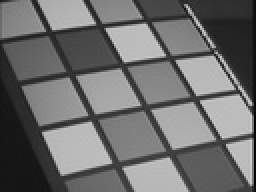
%> input picture img01.jpg, 128 x 96 px, shrunk from 640 x 480 before the run (shown 2 times larger)
$ octave --eval "lab3_demo(imread('img01.jpg'));"   (GNU Octave 9; MATLAB toolbox functions it lacks are replaced by stand-ins)
%> lines starting %> are read from the running program, lines starting %| are printed output that depends on the picture; in (x1, y1, x2, y2) boxes, pixels count from 0 and x2, y2 are one past the last pixel; in counts of white or black regions, pixels touching at a corner belong together; the program's own positions count from 1
### myEdgeFilter.m
function [Im Ix Iy] = myEdgeFilter(img, sigma)
X=img;
siz=size(X);
row_zeros=zeros(1,siz(2));
X=[row_zeros;X;row_zeros];
colum_zeros=zeros(siz(1)+2,1);
X=[colum_zeros X colum_zeros];
X(1,:)=X(2,:);
X(end,:)=X(end-1,:);
X(:,1)=X(:,2);
X(:,end)=X(:,end-1);
%g = fspecial('gaussian',[3 3], sigma);
%X=myImageFilter(X,g);
%X = imgaussfilt(X,2);
X=single(X);
h=[-1 0 1; -2 0 2;-1 0 1];
v=[1 2 1; 0 0 0;-1 -2 -1];
Ix=myImageFilter(X,h);
Iy=(myImageFilter(X,v));
Im=sqrt(Ix.^2+Iy.^2);
% [6 lines of commented-out code are left out]


### myImageFilter.m
function [img]=myImageFilter(img0,h)
X=img0;
siz=size(X);
Y= length(siz);
if Y==3
X=rgb2gray(X);
end
row_zeros=zeros(1,siz(2));
X=[row_zeros;X;row_zeros];
colum_zeros=zeros(siz(1)+2,1);
X=[colum_zeros X colum_zeros];
X(1,:)=X(2,:);
X(end,:)=X(end-1,:);
X(:,1)=X(:,2);
X(:,end)=X(:,end-1);
X=single(X);
for i=2:(siz(1)+1)
    for j=2:(siz(2)+1)
        %making a 3X3 matrix
        addi=0;
        T=[X(i-1,j-1) X(i-1,j) X(i-1,j+1);X(i,j-1) X(i,j) X(i,j+1);X(i+1,j-1) X(i+1,j) X(i+1,j+1)];


        for k=1:3
            for l=1:3
                addi=(addi+T(k,l)*h(4-k,4-l));
            end
        end
        img(i-1,j-1)=addi;
    end

end
%img=uint8(img);
%imshow(img)

### myHarrisCorner.m
function [R] = myHarrisCorner(Ix, Iy, threshold)
% [30 lines of commented-out code are left out]
Ixx=Ix.^2;
Ixy=Ix.*Iy;
Iyy=Iy.^2;
%fprintf('done with my edge');
k=0.15;
c=0;
g = fspecial('gaussian',[3 3], 3);
Ixx=myImageFilter(Ixx,g);
Iyy=myImageFilter(Iyy,g);
Ixy=myImageFilter(Ixy,g);
% Ixx=single(Ixx);
% Iyy=single(Iyy);
% Ixy=single(Ixy);
 siz=size(Ixx);
%threshold=30000;
R=zeros(siz(1),siz(2));
for i=1:siz(1)
    for j=1:siz(2)
        H=[Ixx(i,j) Ixy(i,j); Ixy(i,j) Iyy(i,j)];
        Im(i,j)= det(H)-k*(trace(H)^2);
        if (Im(i,j)/100)>threshold
            R(i,j)=255;
            c=c+1;
        end
    end
end


### lab3_demo.m
function lab3_demo(imag)
img1=imag;
siz=size(imag);
Y= length(siz);
if Y==3
imag=rgb2gray(imag);
end
sigma=1;
[Im Ix Iy]=myEdgeFilter(imag, sigma);
threshold=500000;
[R1] = myHarrisCorner(Ix, Iy, threshold);
Im=uint8(Im);
subplot(2,2,1)
imshow(Im)
title('Im-My edge filter');
%figure()
Ix=uint8(Ix);
subplot(2,2,2)
imshow(Ix);
title('Ix-My edge filter');
Iy=uint8(Iy);
subplot(2,2,3)
imshow(Iy);
title('Iy-My edge filter');
hold on
%imshow(Im);
subplot(2,2,4)
[ind_i,ind_j]=find(R1==255);
imshow(img1)
hold on
plot(ind_j,ind_i,'ro')
title('Harris Corner Detection');
%> in lab3_demo, img1 is the input picture: size 96x128 uint8; min 3, max 210, mean 109.7
%> in myEdgeFilter, `X(1,:)=X(2,:);`: X: size 98x130 uint8; min 0, max 210, mean 106.7
%> in myEdgeFilter, `X(end,:)=X(end-1,:);`: X: size 98x130 uint8; min 0, max 210, mean 107.7
%> in myEdgeFilter, `X(:,1)=X(:,2);`: X: size 98x130 uint8; min 0, max 210, mean 108
%> in myEdgeFilter, `X(:,end)=X(:,end-1);`: X: size 98x130 uint8; min 3, max 210, mean 108
%> in myImageFilter, `X(1,:)=X(2,:);`: X: size 100x132 single; min 0, max 210, mean 105.2
%> in myImageFilter, `X(end,:)=X(end-1,:);`: X: size 100x132 single; min 0, max 210, mean 106.1
%> in myImageFilter, `X(:,1)=X(:,2);`:
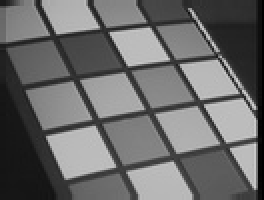
%> X: size 100x132 single (shown 2 times larger); min 0, max 210, mean 106.4
%> in myImageFilter, `X(:,end)=X(:,end-1);`: X: size 100x132 single; 0.76% of pixels changed, all inside (x1, y1, x2, y2) = (131, 0, 132, 100)
%> in myImageFilter (call 3), `X(1,:)=X(2,:);`: X: size 100x132 single; min 0, max 627264, mean 16080.3
%> in myImageFilter (call 3), `X(end,:)=X(end-1,:);`: X: size 100x132 single; min 0, max 627264, mean 16151
%> in myImageFilter (call 4), `X(:,1)=X(:,2);`: X: size 100x132 single; min 0, max 405769, mean 17030
%> in myImageFilter (call 4), `X(:,end)=X(:,end-1);`: X: size 100x132 single; min 0, max 405769, mean 17030.9
%> after the loop in myImageFilter (call 4), `for i=2:(siz(1)+1)`:
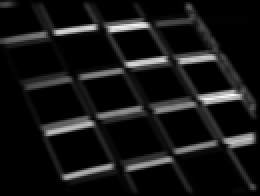
%> img: size 98x130 single (shown 2 times larger); min 0, max 209249.1, mean 17621.2; drawn with min black and max white
%> after the loop in myImageFilter (call 5), `for i=2:(siz(1)+1)`:
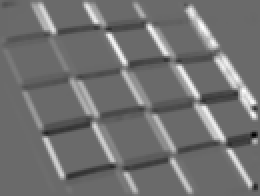
%> img: size 98x130 single (shown 2 times larger); min -64107, max 89986.3, mean 4593.7; drawn with min black and max white
%> after the loop in myHarrisCorner, `for i=1:siz(1)`:
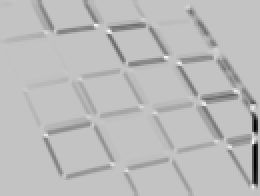
%> Im: size 98x130 single (shown 2 times larger); min -14058883072, max 4248111616, mean -534911776; drawn with min black and max white
%> after the loop in myHarrisCorner, `for i=1:siz(1)`:
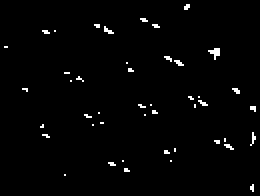
%> R: size 98x130 double (shown 2 times larger); 1.6% white in thin lines or dots
%> after the loop in myHarrisCorner, `for i=1:siz(1)`: c = 207
%> in lab3_demo, `Iy=uint8(Iy);`:
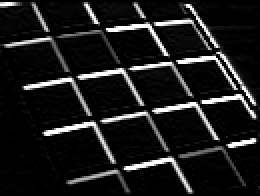
%> Iy: size 98x130 uint8 (shown 2 times larger); min 0, max 255, mean 27.2
%> in lab3_demo, `[ind_i,ind_j]=find(R1==255);`: ind_i = 207 values from 3 to 96; ind_j = 207 values from 3 to 128
%> `lab3_demo(imread('img01.jpg'));`:
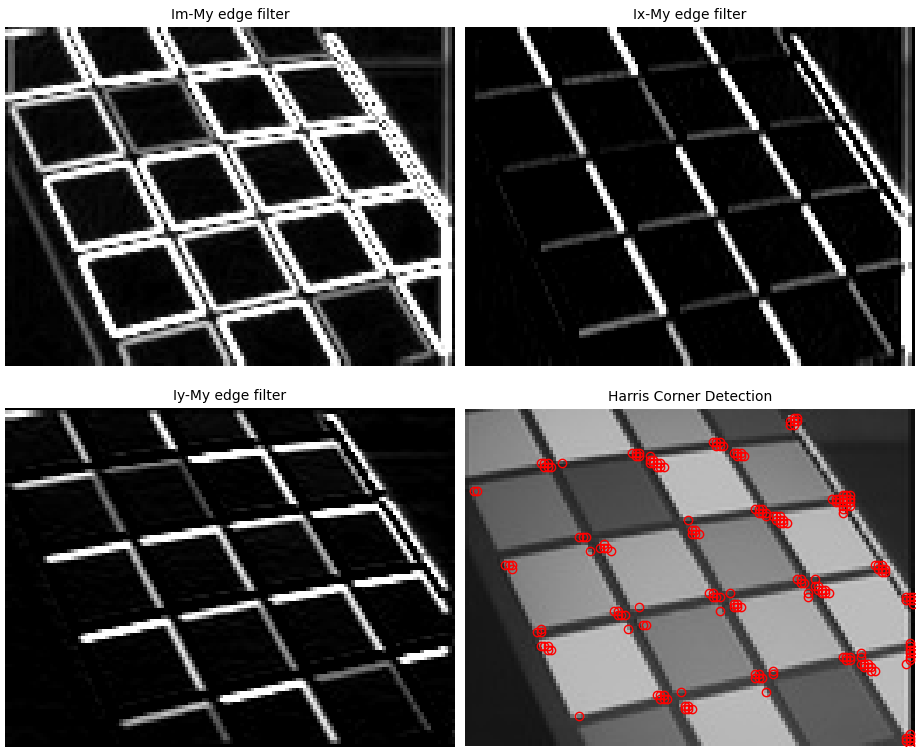
%> figure redrawn from the program's plot data, 4 panels
